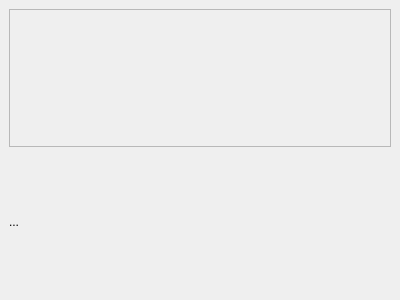
<ui version="4.0" >
 <class>MainWindow</class>
 <widget class="QDialog" name="MainWindow" >
  <property name="geometry" >
   <rect>
    <x>0</x>
    <y>0</y>
    <width>400</width>
    <height>300</height>
   </rect>
  </property>
  <property name="windowTitle" >
   <string>Ternary Diagram</string>
  </property>
  <layout class="QVBoxLayout" >
   <property name="margin" >
    <number>9</number>
   </property>
   <property name="spacing" >
    <number>6</number>
   </property>
   <item>
    <widget class="QFrame" name="frame" >
     <property name="frameShape" >
      <enum>QFrame::StyledPanel</enum>
     </property>
     <property name="frameShadow" >
      <enum>QFrame::Raised</enum>
     </property>
    </widget>
   </item>
   <item>
    <widget class="QLabel" name="label" >
     <property name="text" >
      <string>...</string>
     </property>
    </widget>
   </item>
  </layout>
 </widget>
 <resources/>
 <connections/>
</ui>
